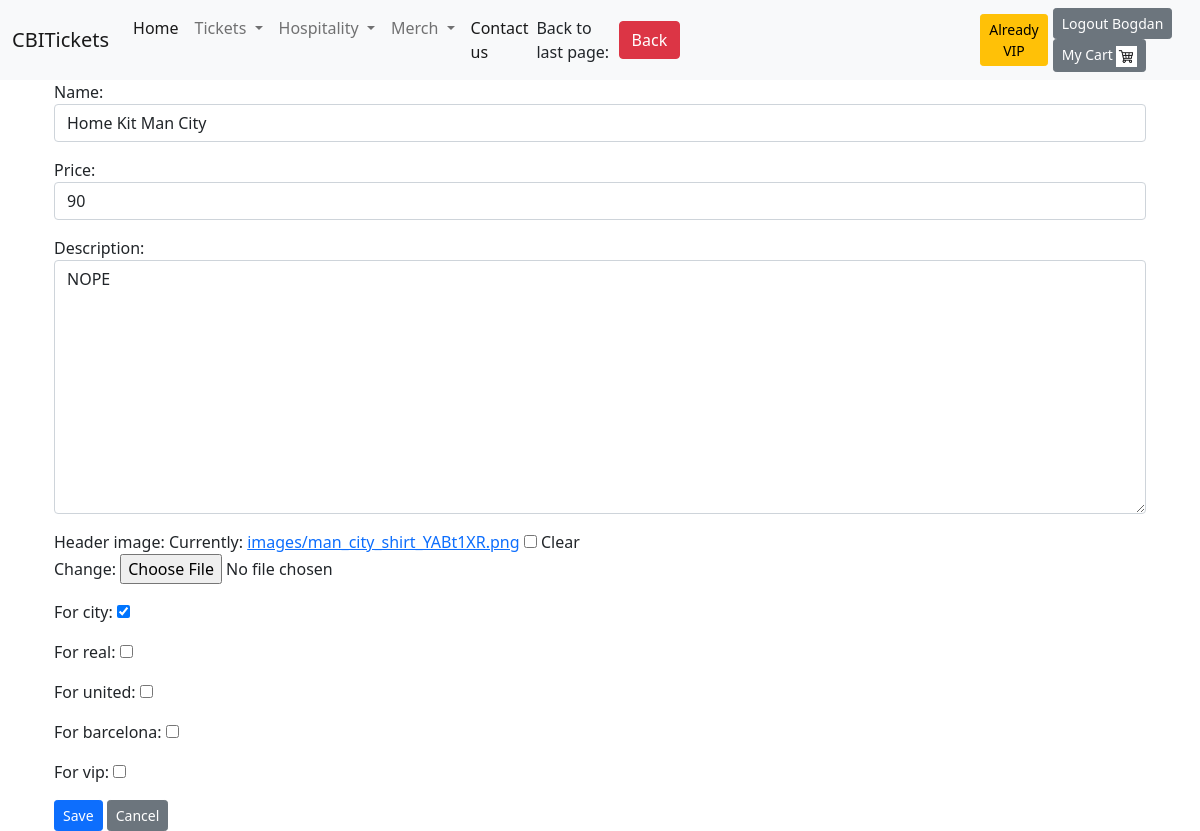
Screenshot of /update-merch/20/ (signed in) with the database file from the repository.
### merch/models.py (models this page shows, shortened)
class Merch(models.Model):
    size_ch = (('S', 'S'), ('M', 'M'), ('L', 'L'), ('XL', 'XL'), ('XXL', 'XXL'))
    name = models.CharField(max_length=150)
    header_image = models.ImageField(null=True, blank=True, upload_to='images/')
    price = models.IntegerField(null=False)
    size = models.CharField(max_length=30, default='M', choices=size_ch)
    description = models.TextField(max_length=1000, default='no description')
    for_vip = models.BooleanField(default=0)
    for_city = models.BooleanField(default=0)
    for_real = models.BooleanField(default=0)
    for_united = models.BooleanField(default=0)
    for_barcelona = models.BooleanField(default=0)

### merch/views.py (the view)
# urls.py: path('update-merch/<int:pk>/', views.MerchUpdateView.as_view(), name='update_merch'),
class MerchUpdateView(UpdateView):
    template_name = 'merch/update_merch.html'
    model = Merch
    form_class = MerchForm
    success_url = reverse_lazy('merch')
    context_object_name = 'all_merch'

### merch/forms.py
class MerchForm(forms.ModelForm):
    class Meta:
        model = Merch
        fields = ['name', 'price', 'description', 'header_image', 'for_city', 'for_real',
                  'for_united', 'for_barcelona', 'for_vip']
        widgets = {
            'name': TextInput(attrs={'placeholder': 'please insert name', 'class': 'form-control'}),
            'price': TextInput(attrs={'type': 'number', 'class': 'form-control'}),
            'description': Textarea(attrs={'placeholder': 'please insert description', 'class': 'form-control'}),
        }
    def __init__(self, *args, **kwargs):
        super(MerchForm, self).__init__(*args, **kwargs)

### templates/merch/update_merch.html (shortened to what this page needs)
{% extends 'base.html' %}
{% block content %}
    <form method="post">
        {{ form.as_p }}
        <button class="btn btn-sm btn-primary" type="submit">Save</button>
        <a class="btn btn-sm btn-secondary" href="{{ request.META.HTTP_REFERER|escape }}">Cancel</a>
    </form>
{% endblock %}

### templates/navbar.html (shortened to what this page needs)
{% load static %}
<nav class="navbar navbar-expand-lg navbar-light bg-light">
    <div class="container-fluid">
        <a class="navbar-brand" href="{% url 'home_page' %}">CBITickets</a>
        <div class="collapse navbar-collapse" id="navbarSupportedContent">
            <ul class="navbar-nav me-auto mb-2 mb-lg-0">
                <li class="nav-item">
                    <a class="nav-link active" aria-current="page" href="{% url 'home_page' %}">Home</a>
                </li>
                <li class="nav-item dropdown">
                    <a class="nav-link dropdown-toggle" href="#" id="navbarDropdown" role="button"
                       data-bs-toggle="dropdown" aria-expanded="false">
                        Tickets
                    </a>
                </li>
                <li class="nav-item dropdown">
                    <a class="nav-link dropdown-toggle" href="#" id="navbarDropdown" role="button"
                       data-bs-toggle="dropdown" aria-expanded="false">
                        Hospitality
                    </a>
                </li>
                <li class="nav-item dropdown">
                    <a class="nav-link dropdown-toggle" href="#" id="navbarDropdown" role="button"
                       data-bs-toggle="dropdown" aria-expanded="false">
                        Merch
                    </a>
                </li>
                <li class="nav-item">
                    <a class="nav-link active" aria-current="page" href="{% url 'contact_us' %}">Contact us</a>
                </li>
            </ul>
            {% if request.path == '/merch/' %}
                <form class="d-flex" action="{% url 'search_merch_city' %}" style="margin-right: 300px">
                    <input class="form-control me-2" type="search" placeholder="Search" aria-label="Search"
                           name="search">
                    <button class="btn btn-outline-success" type="submit">Search</button>
                </form>
            {% elif request.path == '/merch-real/' %}
                <form class="d-flex" action="{% url 'search_merch_real' %}" style="margin-right: 300px">
                    <input class="form-control me-2" type="search" placeholder="Search" aria-label="Search"
                           name="search">
                    <button class="btn btn-outline-success" type="submit">Search</button>
                </form>
            {% elif request.path == '/merch-united/' %}
                <form class="d-flex" action="{% url 'search_merch_united' %}" style="margin-right: 300px">
                    <input class="form-control me-2" type="search" placeholder="Search" aria-label="Search"
                           name="search">
                    <button class="btn btn-outline-success" type="submit">Search</button>
                </form>
            {% elif request.path == '/merch-barcelona/' %}
                <form class="d-flex" action="{% url 'search_merch_barcelona' %}" style="margin-right: 300px">
                    <input class="form-control me-2" type="search" placeholder="Search" aria-label="Search"
                           name="search">
                    <button class="btn btn-outline-success" type="submit">Search</button>
                </form>
            {% elif request.path == '/hospitality/' %}
                <form class="d-flex" action="{% url 'search_hospitality_payed_city' %}" style="margin-right: 300px">
                    <input class="form-control me-2" type="search" placeholder="Search" aria-label="Search"
                           name="search">
                    <button class="btn btn-outline-success" type="submit">Search</button>
                </form>
            {% elif request.path == '/hospitality-real/' %}
                <form class="d-flex" action="{% url 'search_hospitality_vip_real' %}" style="margin-right: 300px">
                    <input class="form-control me-2" type="search" placeholder="Search" aria-label="Search"
                           name="search">
                    <button class="btn btn-outline-success" type="submit">Search</button>
                </form>
            {% elif request.path == '/hospitality-united/' %}
                <form class="d-flex" action="{% url 'search_hospitality_vip_united' %}" style="margin-right: 300px">
                    <input class="form-control me-2" type="search" placeholder="Search" aria-label="Search"
                           name="search">
                    <button class="btn btn-outline-success" type="submit">Search</button>
                </form>
            {% elif request.path == '/ticket-man-city/' %}
                <form class="d-flex" action="{% url 'search_fixture_city' %}" style="margin-right: 300px">
                    <input class="form-control me-2" type="search" placeholder="Search" aria-label="Search"
                           name="search">
                    <button class="btn btn-outline-success" type="submit">Search</button>
                </form>
            {% elif request.path == '/ticket-real-madrid/' %}
                <form class="d-flex" action="{% url 'search_fixture_real' %}" style="margin-right: 300px">
                    <input class="form-control me-2" type="search" placeholder="Search" aria-label="Search"
                           name="search">
                    <button class="btn btn-outline-success" type="submit">Search</button>
                </form>
            {% elif request.path == '/ticket-man-united/' %}
                <form class="d-flex" action="{% url 'search_fixture_united' %}" style="margin-right: 300px">
                    <input class="form-control me-2" type="search" placeholder="Search" aria-label="Search"
                           name="search">
                    <button class="btn btn-outline-success" type="submit">Search</button>
                </form>
            {% elif request.path == '/ticket-barcelona/' %}
                <form class="d-flex" action="{% url 'search_fixture_barcelona' %}" style="margin-right: 300px">
                    <input class="form-control me-2" type="search" placeholder="Search" aria-label="Search"
                           name="search">
                    <button class="btn btn-outline-success" type="submit">Search</button>
                </form>
            {% elif request.path == '/' or request.path == '/login/' or request.path == '/password_reset/' %}
            {% elif request.path == '/create-user/' or request.path == '/contact-us/' or request.path == '/success-purchase/' %}
            {% elif request.path == '/product-cart/' or request.path == '/success-vip/' %}
            {% else %}
                <span>Back to last page: </span>
                <button class="btn btn-danger" id="back_btn" style="margin-right: 300px">Back</button>
            {% endif %}
            {% if user.is_authenticated %}
                {% if perms.user.vip_only %}
                    <div>
                        <a class="btn btn-sm btn-warning" href="{% url 'become_vip' %}" style="margin-right: 5px">Already
                            VIP</a>
                    </div>
                {% else %}
                    <div>
                        <a class="btn btn-sm btn-warning" href="{% url 'become_vip' %}" style="margin-right: 5px">Become
                            VIP</a>
                    </div>
                {% endif %}
            {% endif %}
            <div>
                {% if user.is_authenticated %}
                    <a class="btn btn-sm btn-secondary" href="{% url 'logout' %}">Logout {{ request.user.username }}</a>
                    <a class="btn btn-sm btn-secondary" href="{% url 'product_cart' %}">
                        My Cart
                        <img src="{% static 'cart.jpg' %}" style="max-width: 21px;max-height: 21px" alt="...">
                    </a>
                {% else %}
                    <a class="btn btn-sm btn-primary" href="{% url 'create_user' %}">Sign Up</a>
                    <a class="btn btn-sm btn-success" href="{% url 'login' %}">Login</a>
                {% endif %}
            </div>
        </div>
    </div>
</nav>

### rows the page displays
Merch: name "Home Kit Man City", price "90", description "NOPE", for_city "☑"

### other values shown
{{ request.user.username }} "Bogdan"
